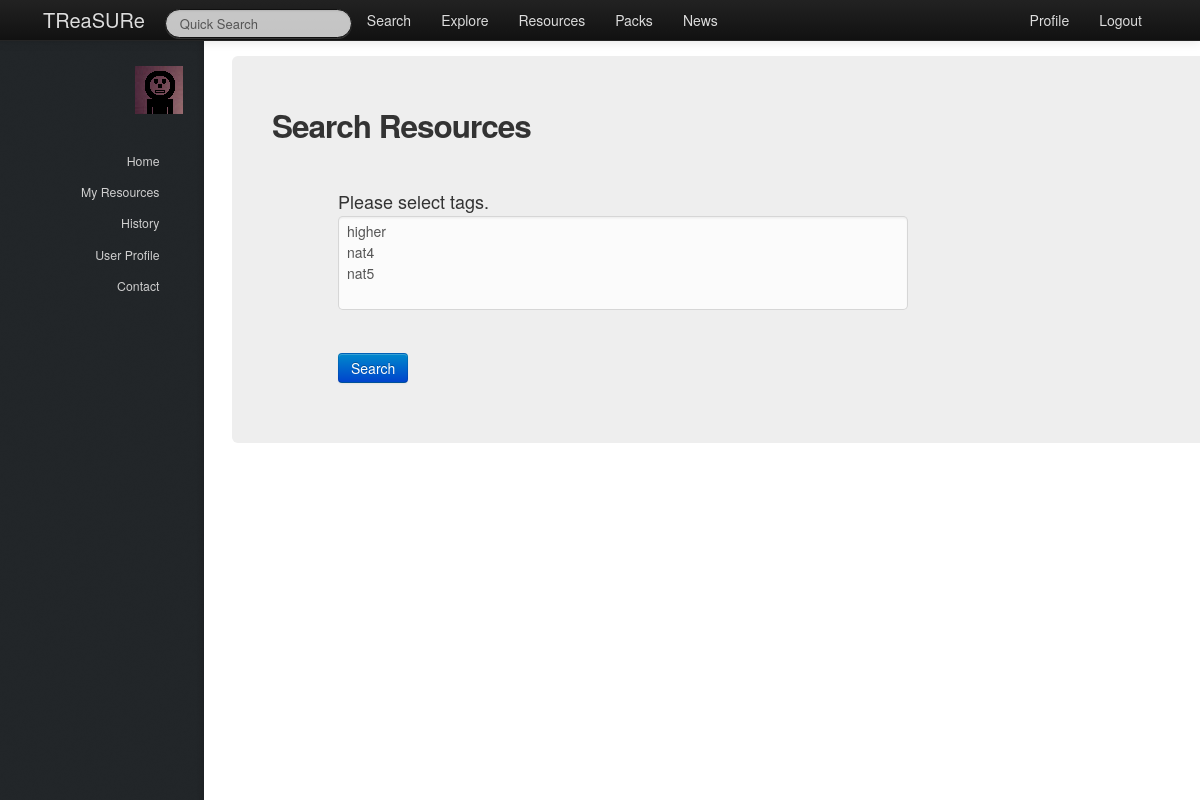
/treasure/search/ (signed in), run on an earlier commit of the app's database.
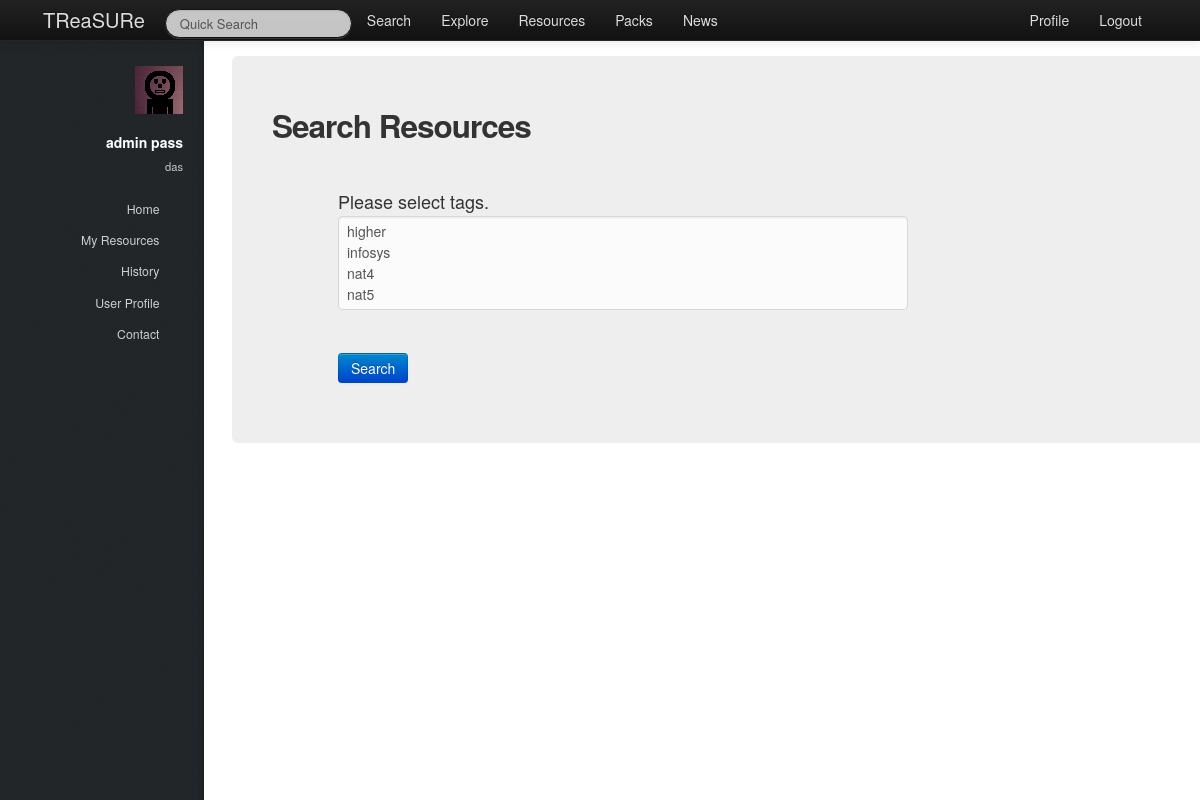
And on a later commit of the database.
### treasure/models.py (models this page shows, shortened)
class Teacher(models.Model):
    user = models.OneToOneField(User)
    firstname = models.CharField(max_length=128)
    surname = models.CharField(max_length=128)
    school = models.ForeignKey(School, null=True)
    hubs = models.ManyToManyField(Hub, null=True)

class School(models.Model):
    name = models.CharField(max_length=128)
    town = models.CharField(max_length=128)
    address = models.TextField()
    latitude = models.FloatField()
    longitude = models.FloatField()
    def __unicode__(self):
        return self.name

### treasure/views.py (the view)
@login_required
def search(request):
    context = RequestContext(request)
    context_dict = sidebar(request)
    searched = False
    if request.method == 'POST':
        form = SearchForm(request.POST)
        if form.is_valid():
            tags = form.cleaned_data['tags']
            all_resources = Resource.objects.all()
            found_resources = all_resources.filter(tags__name=tags[0])
            for tag in tags:
                found_resources = found_resources & all_resources.filter(tags__name=tag)
            context_dict['resources'] = found_resources
            searched = True
        else:
            print form.errors
    else:
        form = SearchForm()
    context_dict['form'] = form
    context_dict['searched'] = searched
    return render_to_response('treasure/search.html', context_dict, context)

### treasure/forms.py
class SearchForm(forms.Form):
    tags = forms.ModelMultipleChoiceField(queryset=Tag.objects.all().order_by('name'),
                                                required=False, help_text="Please select tags.")

### treasure/models.py (called while the page is built)
    def __unicode__(self):
        return self.name

### treasure/views.py (called while the page is built)
def sidebar(request):
    context_dict = {}
    try:
        userid = request.user.id
        teacher = Teacher.objects.get(user = userid)
        context_dict['user_firstname'] = teacher.firstname
        context_dict['user_surname'] = teacher.surname
        context_dict['user_school'] = teacher.school
    except Teacher.DoesNotExist:
        context_dict['user_firstname'] = ""
        context_dict['user_surname'] = ""
        context_dict['school'] = ""
    return context_dict

### templates/treasure/search.html (shortened to what this page needs)
{% extends 'treasure/base.html' %}
{% load static %}
{% block body_block %}
<div class="hero-unit">
    <h2>Search Resources</h2>
    <br/>
    <div class="container">
        {% if searched %}
            {% if resources %}
                <h4>Results</h4>
                <ul>
                {% for resource in resources %}
                    <li><a href="/treasure/resource/{{ resource.id }}">{{ resource.name }}<a/></li>
                {% endfor %}
                </ul>
            {% else %}
                <h4>No results</h4>
            {% endif %}
            <br>
            <a class="btn btn-primary" href="/treasure/search">Search Again</a>
        {% else %}
            <form class="span6" id="search_form" method="post" action="/treasure/search/">
                    {% for field in form.visible_fields %}
                        {{ field.help_text }}<br/>
                        {{ field }}<br/>
                    {% endfor %}
                <button class="btn btn-primary" type="submit" name="submit">Search</button>
            </form>
        {% endif %}
    </div>
</div>
{% endblock %}

### templates/treasure/base.html (shortened to what this page needs)
<!DOCTYPE html>
{% load static %}
<html>
    <head>
		<link rel="stylesheet" href="http://cdn.datatables.net/1.10.2/css/jquery.dataTables.min.css"></style>
        <link href="{% static 'css/bootstrap-fluid-adj.css' %}" rel="stylesheet">
        <link href="{% static 'sidebar/css/main.css' %}" rel="stylesheet">
        <link href="{% static 'css/bootstrap.min.css' %}" rel="stylesheet" media="screen">
        <link rel="stylesheet" href="http://getbootstrap.com/examples/sticky-footer-navbar/sticky-footer-navbar.css">
        <link href="{% static 'css/bootstrap-responsive.css' %}" rel="stylesheet">
        <link href="{% static 'css/treasure.css' %}" rel="stylesheet">
    </head>
    <body>
        <div class="navbar navbar-inverse navbar-fixed-top">
           <div class="navbar-inner">
               <div class="container">
                   <a class="brand" href="/treasure/">TReaSURe</a>
                   <div class="nav-collapse collapse">
                       <ul class="nav pull-right">
                            {% if user.is_authenticated %}
                                <li><a href="/treasure/profile">Profile</a></li>
                            	<li><a href="/treasure/logout">Logout</a></li>
                            {% else %}
                            	<li><a href="/treasure/login">Login</a></li>
                            	<li><a href="/treasure/register">Register</a></li>
                            {% endif %}
                       </ul>
                       <ul class="nav">
                       {% if user.is_authenticated %}
                           <form class="navbar-search pull-left" action="">
						 		<input class="search-query span2" placeholder="Quick Search" type="text">
						   </form>
                           <li><a href="/treasure/search">Search</a></li>
                           <li><a href="/treasure/explore">Explore</a></li>
                           <li><a href="/treasure/resources">Resources</a></li>
                           <li><a href="/treasure/packs">Packs</a></li>
                       {% endif %}
                           <li><a href="/treasure/about">News</a></li>
                       </ul>
                   </div>
               </div>
           </div>
        </div>
        <div>
				<div id="header">
					<div class="top">
                       {% if user.is_authenticated %}
							<div id="logo">
								<span class="image avatar48"><img src="{% static 'images/avatar.jpg' %}" alt="user avatar" /></span>
								<h1 id="title">{{ user_firstname }} {{ user_surname }}</h1>
								<p>{{ user_school }}</p>
							</div>
	                   {% endif %}
                        <nav id="nav">
							<ul>
								{% if user.is_authenticated %}
									<li><a href="/treasure/" id="home-link" class="skel-layers-ignoreHref"><span>Home</span></a></li>
									<li><a href="/treasure/resources" class="skel-layers-ignoreHref"><span>My Resources</span></a></li>
									<li><a href="/treasure/about" class="skel-layers-ignoreHref"><span>History</span></a></li>
									<li><a href="/treasure/profile" class="skel-layers-ignoreHref"><span>User Profile</span></a></li>
									<li><a href="#contact" class="skel-layers-ignoreHref"><span>Contact</span></a></li>
								{% else %}
									<li><a href="/treasure/login"><span>Login</span></a></li>
									<li><a href="/treasure/register" class="skel-layers-ignoreHref"><span>Register</span></a></li>
								{% endif %}
							</ul>
						</nav>
					</div>
				</div>
			<div id="main">
				<section id="MainPage">
                    <div class="container">
                        {% block body_block%}{% endblock%}
                    </div>
                </section>
            </div>
        </div>
    </body>
</html>

What changed in the data, as far as the page shows it:
added Teacher: firstname "admin", surname "pass"
added School: name "das"
Also different on the page:
form field tags: "higher / nat4 / nat5" → "higher / infosys / nat4 / nat5"
